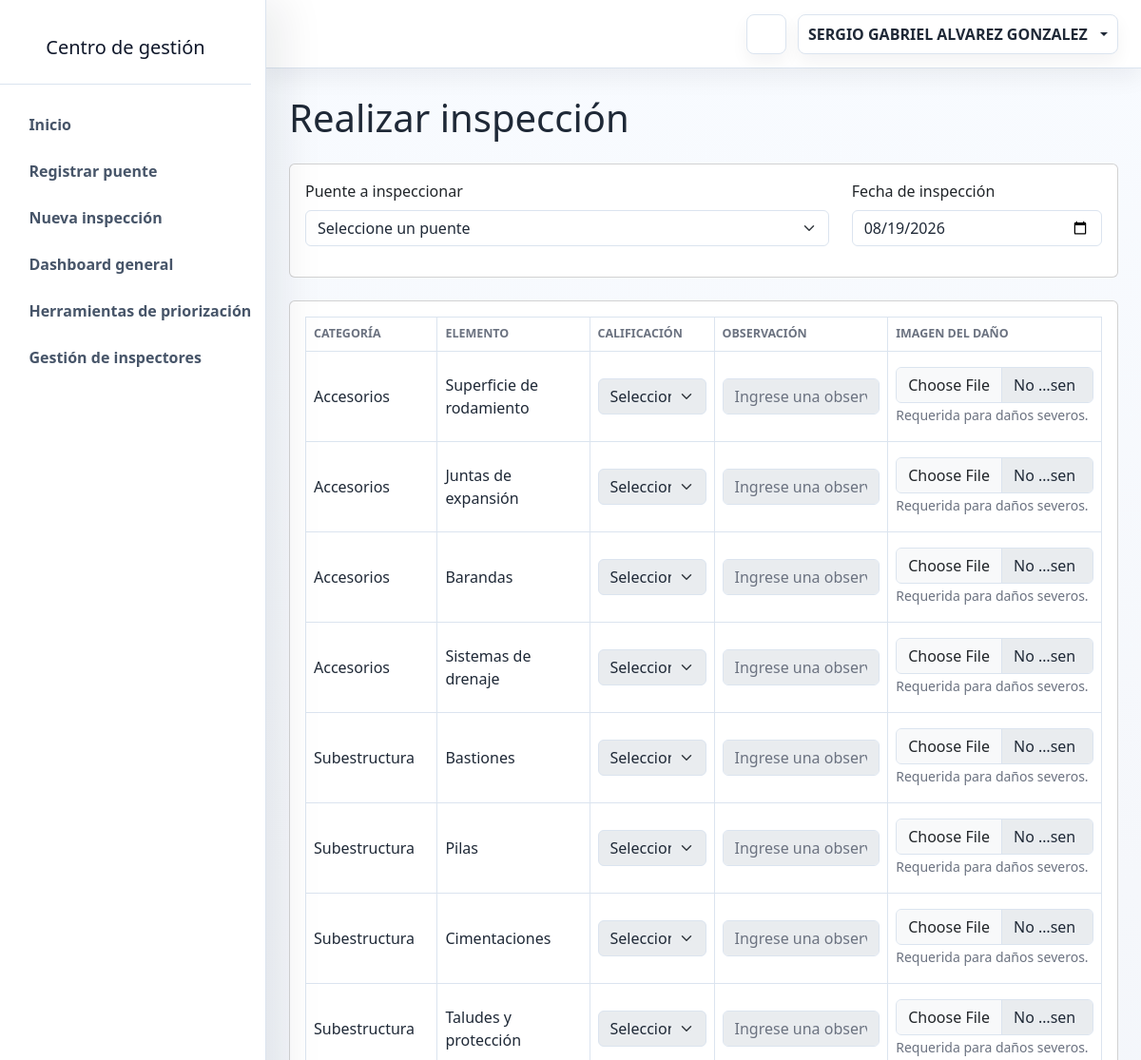
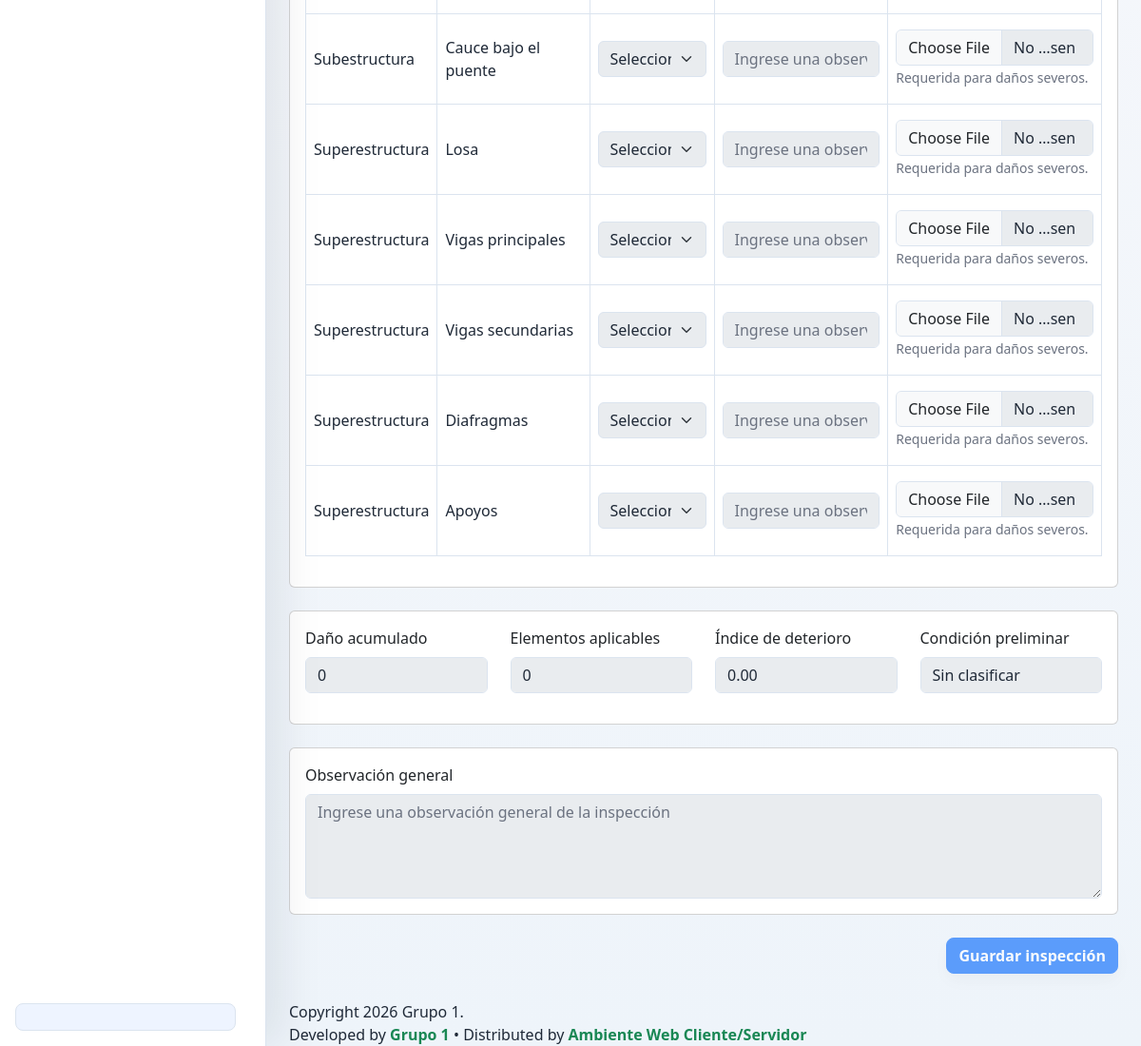
Screenshot of /View/vFunciones/RealizarInspeccion.php (signed in) with the database file from the repository (2 pictures, top to bottom).
### tables this page shows
CREATE TABLE `tb_elemento` (
  `ConsecutivoElemento` int(11) NOT NULL AUTO_INCREMENT,
  `Categoria` varchar(30) NOT NULL,
  `NombreElemento` varchar(120) NOT NULL,
  `Estado` bit(1) NOT NULL DEFAULT b'1',
  PRIMARY KEY (`ConsecutivoElemento`),
  UNIQUE KEY `uq_elemento_nombre` (`Categoria`,`NombreElemento`)
);

### View/vFunciones/RealizarInspeccion.php (the view, shortened to what the rows shown need)
<?php
include_once $_SERVER['DOCUMENT_ROOT']
    . '/Proyecto_Grupo1/View/LayoutInterno.php';
include_once $_SERVER['DOCUMENT_ROOT']
    . '/Proyecto_Grupo1/Controller/InspeccionController.php';
$codigoPuenteSeleccionado = "";
$puentes =
    ConsultarPuentesInspeccionController();
$elementos =
    ConsultarElementosInspeccionController();
$calificaciones =
    ConsultarCalificacionesInspeccionController();
?>
<!DOCTYPE html>
<html lang="es">
<body>
    <div class="admin-shell">
        <div class="admin-main">
            <main class="dashboard-content">
                <div class="container-fluid px-3 px-lg-4 py-4">
                    <h1 class="mb-4">
                        Realizar inspección
                    </h1>
                    <?php if (empty($puentes)) { ?>
                        <div class="alert alert-warning">
                            No hay puentes registrados para realizar una inspección.
                        </div>
                    <?php } elseif (empty($elementos)) { ?>
                        <div class="alert alert-warning">
                            No se encontraron elementos activos para realizar la inspección.
                        </div>
                    <?php } elseif (empty($calificaciones)) { ?>
                        <div class="alert alert-warning">
                            No se encontraron calificaciones activas para realizar la inspección.
                        </div>
                    <?php } else { ?>
                        <form
                            id="formRealizarInspeccion"
                            method="POST"
                            enctype="multipart/form-data">
                            <fieldset
                                id="datosInspeccion"
                                <?php
                                echo
                                    $codigoPuenteSeleccionado == ""
                                        ? "disabled"
                                        : "";
                                ?>
                            >
                                <div class="card">
                                    <div class="card-body">
                                        <div class="table-responsive">
                                            <table
                                                class="table table-bordered align-middle">
                                                <thead>
                                                    <tr>
                                                        <th>
                                                            Categoría
                                                        </th>
                                                        <th>
                                                            Elemento
                                                        </th>
                                                        <th>
                                                            Calificación
                                                        </th>
                                                        <th>
                                                            Observación
                                                        </th>
                                                        <th>
                                                            Imagen del daño
                                                        </th>
                                                    </tr>
                                                </thead>
                                                <tbody>
                                                <?php
                                                foreach ($elementos as $elemento) {
                                                    $idElemento =
                                                        (int)
                                                        $elemento[
                                                            "ConsecutivoElemento"
                                                        ];
                                                    $observacionSeleccionada = "";
                                                ?>
                                                    <tr>
                                                        <td>
                                                            <?php
                                                            echo htmlspecialchars(
                                                                $elemento[
                                                                    "Categoria"
                                                                ],
                                                                ENT_QUOTES,
                                                                "UTF-8"
                                                            );
                                                            ?>
                                                        </td>
                                                        <td>
                                                            <?php
                                                            echo htmlspecialchars(
                                                                $elemento[
                                                                    "NombreElemento"
                                                                ],
                                                                ENT_QUOTES,
                                                                "UTF-8"
                                                            );
                                                            ?>
                                                        </td>
                                                        <td>
                                                            <select
                                                                class="form-select selector-calificacion"
                                                                name="elementos[<?php
                                                                echo $idElemento;
                                                                ?>][calificacion]"
                                                                required>
                                                                <option value="">
                                                                    Seleccione
                                                                </option>
                                                            </select>
                                                        </td>
                                                        <td>
                                                            <input
                                                                type="text"
                                                                class="form-control observacion-elemento"
                                                                name="elementos[<?php
                                                                echo $idElemento;
                                                                ?>][observacion]"
                                                                value="<?php
                                                                echo htmlspecialchars(
                                                                    $observacionSeleccionada,
                                                                    ENT_QUOTES,
                                                                    "UTF-8"
                                                                );
                                                                ?>"
                                                                maxlength="500"
                                                                placeholder="Ingrese una observación">
                                                        </td>
                                                        <td>
                                                            <input
                                                                type="file"
                                                                class="form-control imagen-danio"
                                                                name="elementos[<?php
                                                                echo $idElemento;
                                                                ?>][imagen]"
                                                                accept=".png,image/png"
                                                                disabled>
                                                            <small class="text-muted">
                                                                Requerida para daños severos.
                                                            </small>
                                                        </td>
                                                    </tr>
                                                <?php } ?>
                                                </tbody>
                                            </table>
                                        </div>
                                    </div>
                                </div>
                            </fieldset>
                        </form>
                    <?php } ?>
                </div>
            </main>
        </div>
    </div>
</body>
</html>

### rows the page displays
tb_elemento: Categoria "Accesorios", NombreElemento "Superficie de rodamiento"
tb_elemento: Categoria "Accesorios", NombreElemento "Juntas de expansión"
tb_elemento: Categoria "Accesorios", NombreElemento "Barandas"
tb_elemento: Categoria "Accesorios", NombreElemento "Sistemas de drenaje"
tb_elemento: Categoria "Subestructura", NombreElemento "Bastiones"
tb_elemento: Categoria "Subestructura", NombreElemento "Pilas"
tb_elemento: Categoria "Subestructura", NombreElemento "Cimentaciones"
tb_elemento: Categoria "Subestructura", NombreElemento "Taludes y protección"
tb_elemento: Categoria "Subestructura", NombreElemento "Cauce bajo el puente"
tb_elemento: Categoria "Superestructura", NombreElemento "Losa"
tb_elemento: Categoria "Superestructura", NombreElemento "Vigas principales"
tb_elemento: Categoria "Superestructura", NombreElemento "Vigas secundarias"
tb_elemento: Categoria "Superestructura", NombreElemento "Diafragmas"
tb_elemento: Categoria "Superestructura", NombreElemento "Apoyos"

### other values shown
$nombreUsuario "SERGIO GABRIEL ALVAREZ GONZALEZ"
